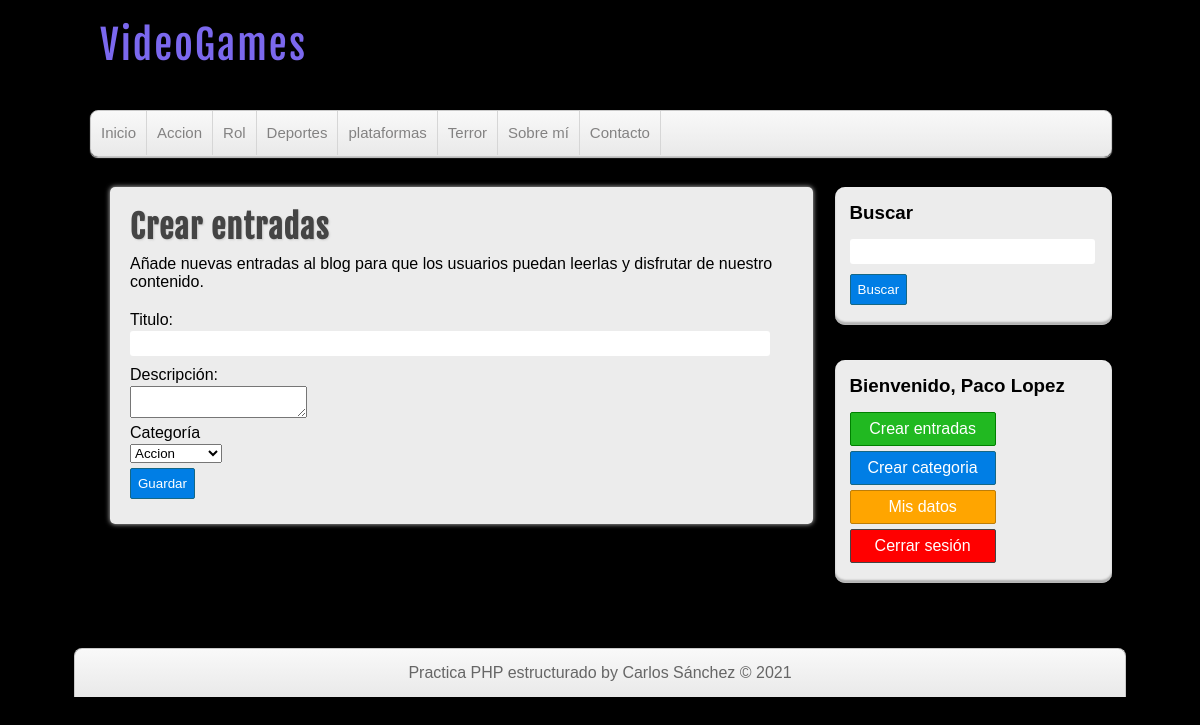
The page /crear-entradas.php (signed in) on the database its author committed.
### tables this page shows
CREATE TABLE IF NOT EXISTS `categorias` (
  `id` int(255) NOT NULL AUTO_INCREMENT,
  `nombre` varchar(100) DEFAULT NULL,
  PRIMARY KEY (`id`)
);

### includes/helpers.php (called while the page is built, shortened)
<?php
function conseguirCategorias($conexion){
	$sql = "SELECT * FROM categorias ORDER BY id ASC;";
	$categorias = mysqli_query($conexion, $sql);
	$resultado = array();
	if($categorias && mysqli_num_rows($categorias) >= 1){
		$resultado = $categorias;
	}
	return $resultado;
}

### crear-entradas.php (the view, shortened to what this page needs)
<?php require_once 'includes/cabecera.php'; ?>
<?php require_once 'includes/lateral.php'; ?>
<div id="principal">
	<h1>Crear entradas</h1>
	<p>
		Añade nuevas entradas al blog para que los usuarios puedan
		leerlas y disfrutar de nuestro contenido.
	</p>
	<br/>
	<form action="guardar-entrada.php" method="POST">
		<label for="titulo">Titulo:</label>
		<input type="text" name="titulo" />
		<label for="descripcion">Descripción:</label>
		<textarea name="descripcion"></textarea>
		<label for="categoria">Categoría</label>
		<select name="categoria">
			<?php
				$categorias = conseguirCategorias($db);
				if(!empty($categorias)):
				while($categoria = mysqli_fetch_assoc($categorias)):
			?>
				<option value="<?=$categoria['id']?>">
					<?=$categoria['nombre']?>
				</option>
			<?php
				endwhile;
				endif;
			?>
		</select>
		<input type="submit" value="Guardar" />
	</form>
</div>
<?php require_once 'includes/pie.php'; ?>

### includes/cabecera.php (shortened to what this page needs)
<?php require_once 'conexion.php'; ?>
<?php require_once 'includes/helpers.php'; ?>
<!DOCTYPE HTML>
<html lang="es">
	<head>
		<link rel="stylesheet" type="text/css" href="./assets/css/style.css" />
	</head>
	<body id="cuerpo">
		<header id="cabecera">
			<div id="logo">
				<a href="index.php">
				VideoGames
				</a>
			</div>
			<nav id="menu">
				<ul>
					<li>
						<a href="index.php">Inicio</a>
					</li>
					<?php
						$categorias = conseguirCategorias($db);
						if(!empty($categorias)):
							while($categoria = mysqli_fetch_assoc($categorias)):
					?>
								<li>
									<a href="categoria.php?id=<?=$categoria['id']?>"><?=$categoria['nombre']?></a>
								</li>
					<?php
							endwhile;
						endif;
					?>
					<li>
						<a href="index.php">Sobre mí</a>
					</li>
					<li>
						<a href="index.php">Contacto</a>
					</li>
				</ul>
			</nav>
		</header>
		<div id="contenedor">

### assets/css/style.css (style rules this page uses)
* { margin: 0px; padding: 0px; font-family: sans-serif, Helvetica, Arial; text-decoration: none; }
body { background:black; background-size: cover; background-attachment: fixed; transition:all 5s linear; }
#cabecera { width: 85%; height: auto; background: transparent; margin: 0px auto; }
#logo { float:left; width: 540px; height: 110px; }
#logo a { font-family: "fajala", Helvetica; font-size: 40px; letter-spacing: 2px; color: #7B68EE; text-shadow: 0px 0px 0px black, 1px 1px 0px black, 2px 2px 0px black; transition: all 500ms; line-height: 90px; margin-left: 10px; }
#menu { clear: both; width: 100%; height: 45px; background: linear-gradient(to bottom, #f9f9f9 0px, #e9e9e9 100%); border: 1px solid #C9C9C9; border-radius: 8px; box-shadow: 0px 1px 1px #ccc; overflow: hidden; }
#menu ul { list-style: none; }
#menu ul li { float: left; line-height: 44px; border-right: 1px solid #D6D6D6; }
#menu ul li a { display: block; padding-left: 10px; padding-right: 10px; font-size: 15px; color: #838282; }
#contenedor { width: 85%; height: auto; margin: 0px auto; margin-top: 30px; margin-bottom: 30px; }
label, input[type="text"], input[type="email"], input[type="password"] { display: block; width: 95%; margin-top:2px; margin-bottom: 2px; }
input[type="text"], input[type="email"], input[type="password"] { outline:none; border:none; padding: 5px; margin-bottom: 10px; border-radius: 3px; }
input[type="button"], input[type="submit"], .boton { margin-top: 5px; margin-bottom: 5px; display: block; border-radius: 2px; color:white; background: #007ee5; border: 1px solid #156785; cursor:pointer; padding: 7px; }
#principal { float: left; width: 65%; max-height: 700px; background:rgba(249,249,249,.95); border-radius: 5px; box-shadow: 0px 0px 5px #ccc; margin-left: 20px; padding: 20px; overflow: scroll; }
#principal h1 { font-size: 32px; color: #444; letter-spacing: 1px; text-shadow: 1px 1px 2px #ccc; font-family: "fajala"; }
#principal p { margin-top: 8px; }

### rows shown on the page
categorias: nombre "Accion"
categorias: nombre "Rol"
categorias: nombre "Deportes"
categorias: nombre "plataformas"
categorias: nombre "Terror"

### other values the page prints
$_SESSION['usuario']['nombre'] "Paco"
$_SESSION['usuario']['apellidos'] "Lopez"
form field categoria "Accion"
